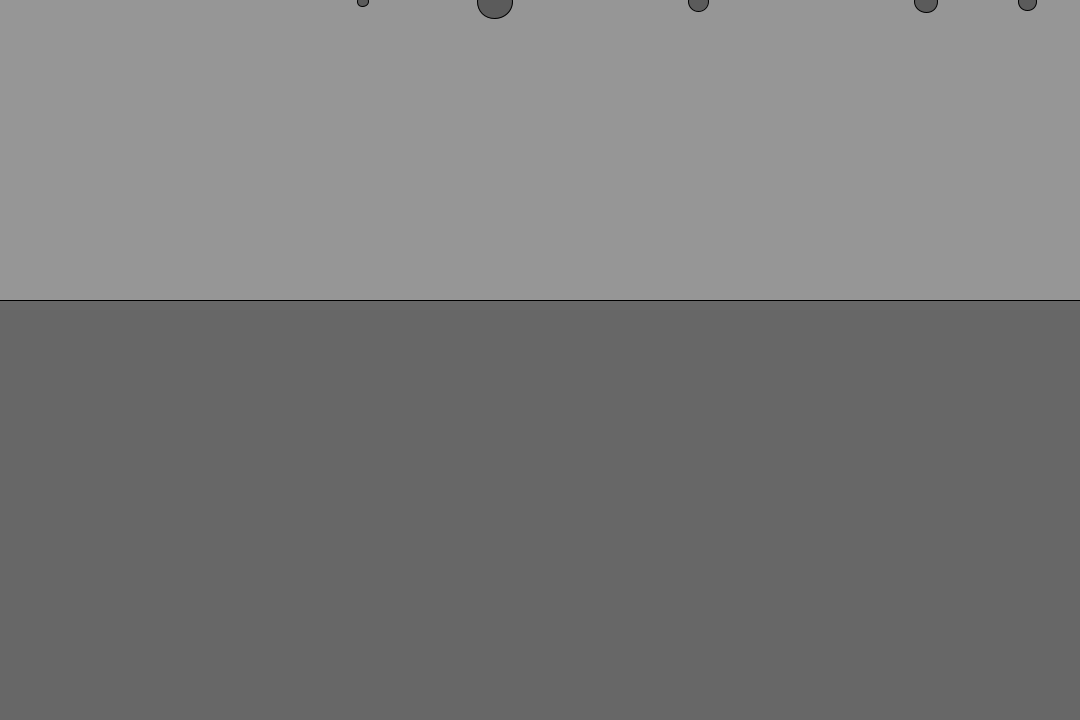
Frame 1 (no input)
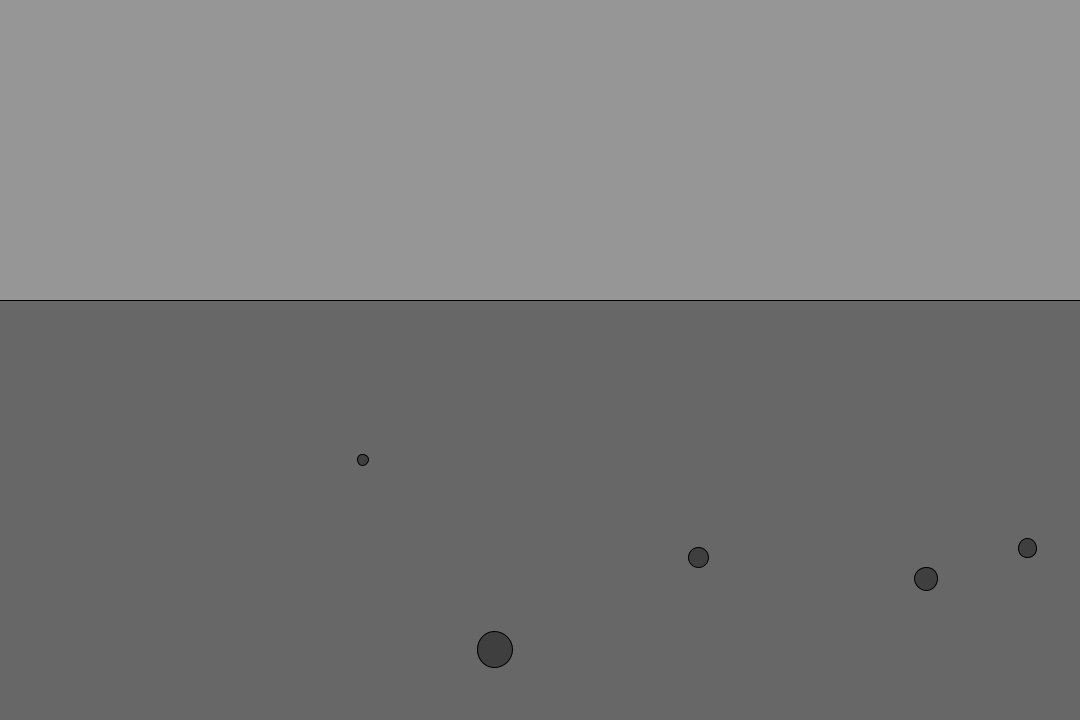
Frame 60 (the mouse pressed at the canvas centre just before this capture)
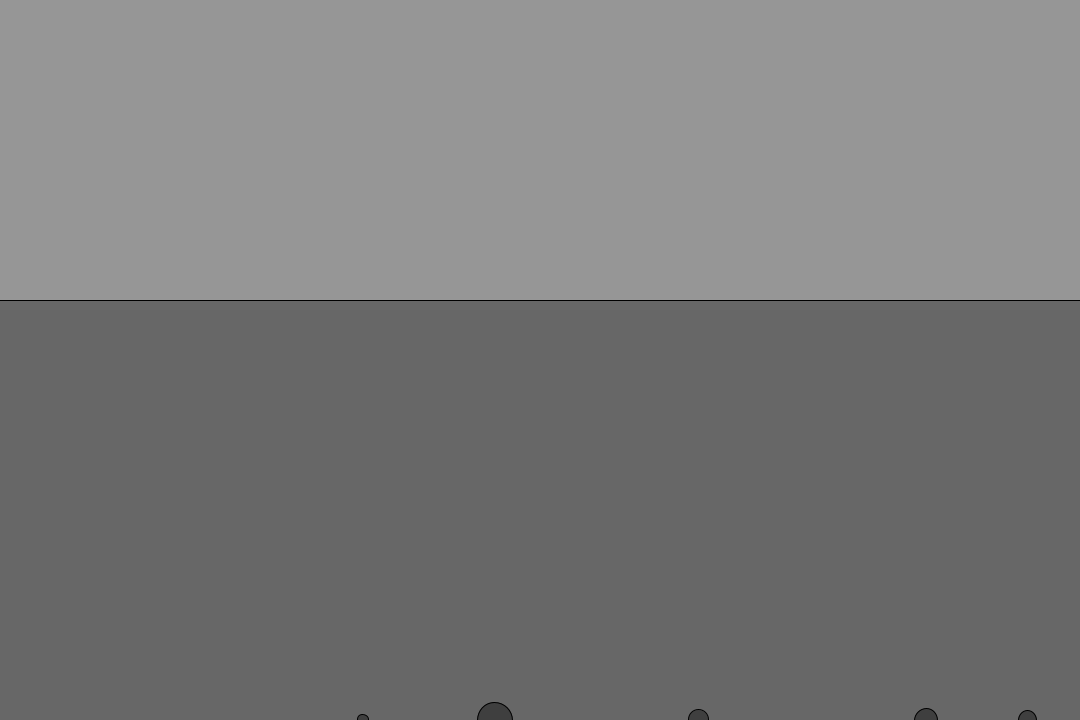
Frame 120 (the mouse held since frame 60 and released just before this capture)

The Processing sketch that drew these frames (run headless with seeded random() and noise(); from frame 60 on, the mouse is pressed at the canvas centre):

// Processing sketch: drag
// ── drag.pde
Mover[] b;
PVector f;
void setup()
{
  b = new Mover[5];
  size(1080, 720);
  for (int i = 0; i < 5; i++)
    b[i] = new Mover();
}
void draw()
{
  background(150);
  stroke(0);
  fill(30,100);
  rect(-1,300,width+1,height);
  fill(0,100);
  for (Mover b : b)
  {
      f = new PVector(0, 1);
      f.mult(b.m);
      b.applyForce(f);
      if (b.loc.y > 300 && b.loc.y < height)
      { 
        f = b.velo.get();
        f.normalize();
        float speed = b.velo.mag();
        f.mult(-0.025*speed*speed);
        b.applyForce(f);
      }
      b.display();
  }
}
// ── Mover.pde
class Mover
{
  PVector loc, acce, velo;
  float m;
  Mover()
  {
    loc = new PVector(random(width), 0);
    acce = new PVector(0, 0);
    velo = new PVector(0, 0);
    m = random(0.3,3);
  }
  void update()
  {
    velo.add(acce);
    loc.add(velo);
    acce.mult(0);
  }
  void applyForce(PVector f)
  {
    f.div(m);
    acce.add(f);
  }
  void display()
  {
    update();
    edges();
    ellipse(loc.x,loc.y,m*20,m*20);
  }
  void edges()
  {
    if(loc.x < 0 || loc.x > width )
    {
      loc.x = ((loc.x < 0)?0:width);
      velo.x *= -1;
    }
    if(loc.y < 0 || loc.y > height )
    {
      loc.y = ((loc.y < 0)?0:height);
      velo.y *= 0;
    }
  }
}
